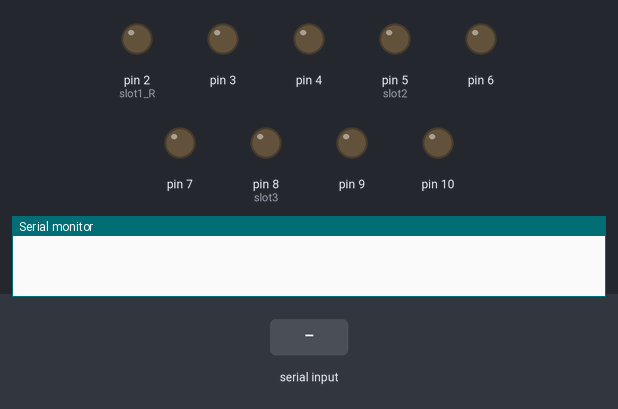
The sketch below on a simulated Arduino Uno, built with avr-gcc and run on an emulated ATmega328P. Shown: output pins drawn as LEDs (lit = HIGH), the last lines printed to the serial monitor. Dashed ring = blinking. The test bench sets the inputs (shaded band).

Above: at 1.2 s.
1.3 s: "blink\n" received over Serial
At 1.38 s:
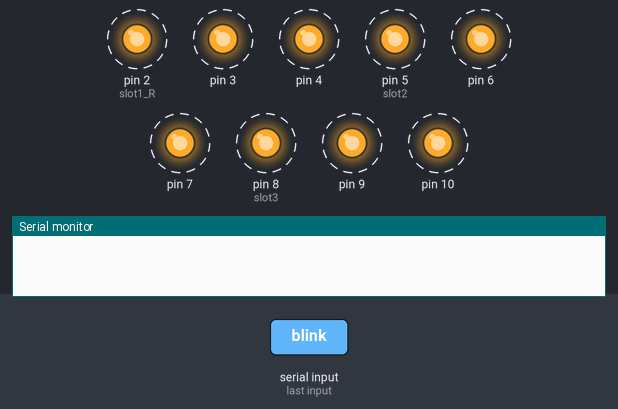
4.3 s: "getType\n" received over Serial
At 5.5 s:
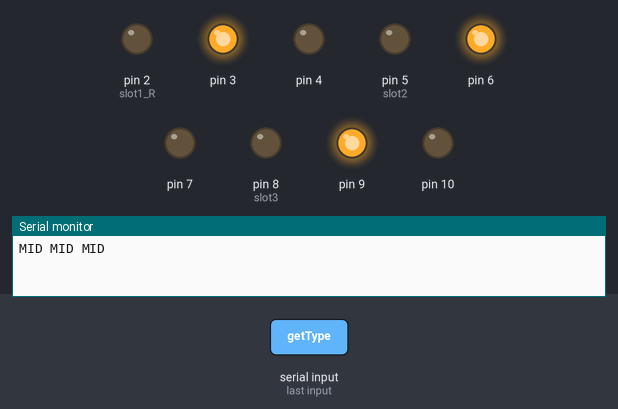
5.8 s: "clear\n" received over Serial
At 6.6 s:
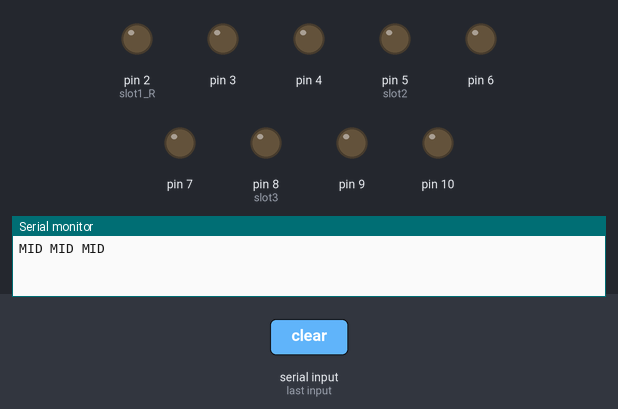
Timing chart, 0 to 8.8 s (numbered marks = the images above; inputs shaded):
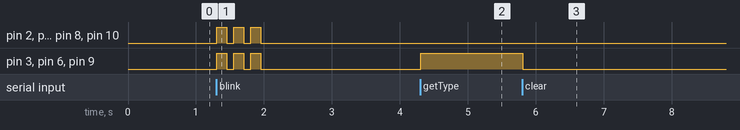

The sketch:

grab.ino
```cpp
bool isTouchTable = false;

void setup() {
    Serial.begin(9600);
    pinMode(2, OUTPUT); //slot1 R
    pinMode(3, OUTPUT); //G
    pinMode(4, OUTPUT); //B

    pinMode(5, OUTPUT); //slot2
    pinMode(6, OUTPUT);
    pinMode(7, OUTPUT);

    pinMode(8, OUTPUT); //slot3
    pinMode(9, OUTPUT);
    pinMode(10, OUTPUT);

    pinMode(A1, INPUT); //slot1
    pinMode(A2, INPUT); //slot2
    pinMode(A3, INPUT); //slot3

    pinMode(11,INPUT);
}
void loop() {
    if (Serial.available()) {
        String str = Serial.readStringUntil('\n');// 讀取傳入的字串直到"\n"結尾

        if (str == "getType") { //detect cube type
            String resultMsg = "";
            int distance1 = 60 - map(analogRead(A1),0,1024,0,60); //slot1
            int distance2 = 60 - map(analogRead(A2),0,1024,0,60); //slot2
            int distance3 = 60 - map(analogRead(A3),0,1024,0,60); //slot3

            if(distance1 <= 14){ //small
                digitalWrite(2,1);
                resultMsg += "SMALL ";
            }else if(distance1 <=  35){ //mid
                digitalWrite(3,1);
                resultMsg += "MID ";
            }else{ //large
                digitalWrite(4,1);
                resultMsg += "LARGE ";
            }

            if(distance2 <= 14){ //small
                digitalWrite(5,1);
                resultMsg += "SMALL ";
            }else if(distance2 <= 35){ //mid
                digitalWrite(6,1);
                resultMsg += "MID ";
            }else{ //large
                digitalWrite(7,1);
                resultMsg += "LARGE ";
            }

            if(distance3 <= 14){ //small
                digitalWrite(8,1);
                resultMsg += "SMALL ";
            }else if(distance3 <= 35){ //mid
                digitalWrite(9,1);
                resultMsg += "MID ";
            }else{ //large
                digitalWrite(10,1);
                resultMsg += "LARGE ";
            }

             Serial.println(resultMsg);
            // Serial.print(distance1);//for test
            // Serial.print(" ");
            // Serial.print(distance2);
            // Serial.print(" ");
            // Serial.println(distance3);

        } else if (str == "clear") { //clear LED
            for(int i=2;i<=10;i++){
                digitalWrite(i,0);
            }

        } else if (str == "blink") { //LED show color white, trigger when stage finish
            for(int i=0;i<3;i++){
                for(int j=2;j<=10;j++){
                  digitalWrite(j,1);
                }

                delay(150);

                for(int j=2;j<=10;j++){
                    digitalWrite(j,0);
                }

                delay(100);
            }
        }
    }

}
```

Measured:
- after the input at 1.3 s, pin 2 (slot1_R), pin 3, pin 4, pin 5 (slot2), pin 6, pin 7, pin 8 (slot3), pin 9, pin 10: alternates HIGH for 0.15 s and LOW for 0.10 s, 6 changes in all, then stays LOW, starting at once
- after the input at 4.3 s, pin 3, pin 6, pin 9: LOW → HIGH at once
- after the input at 5.8 s, pin 3, pin 6, pin 9: HIGH → LOW at once
